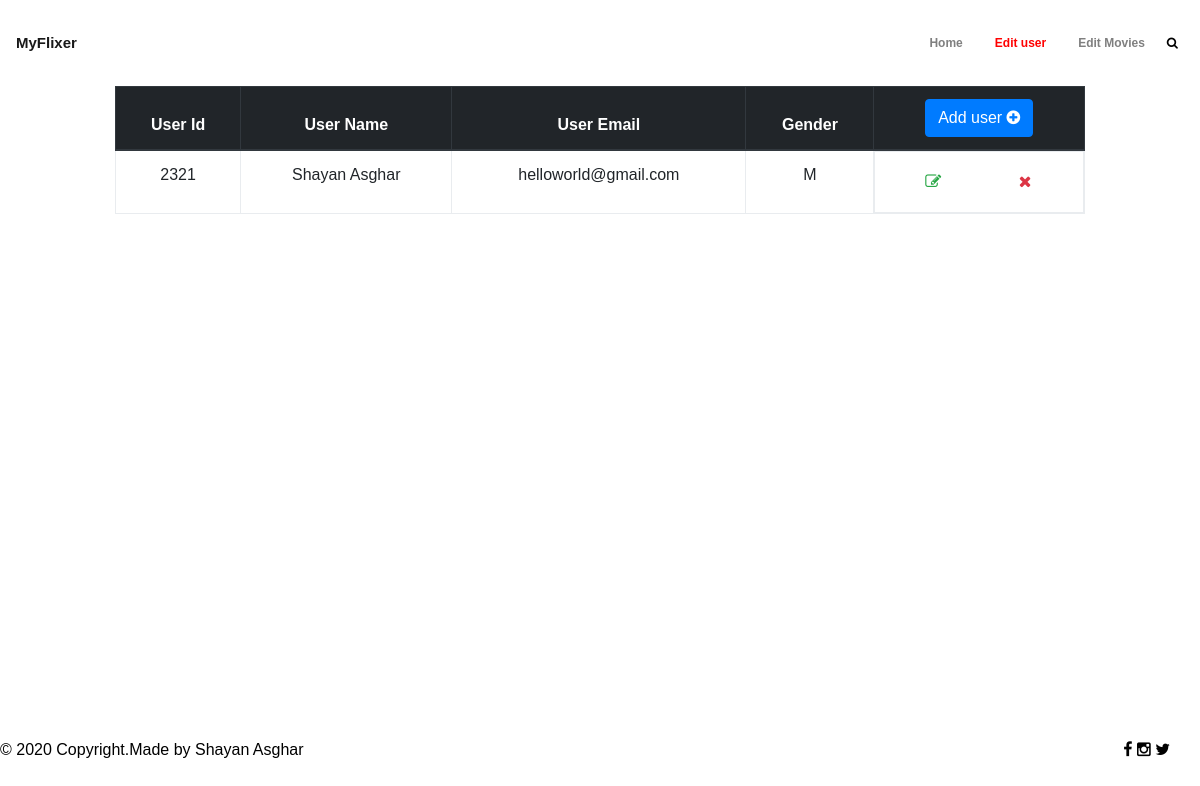
Before: /home/users/ with the older database file.
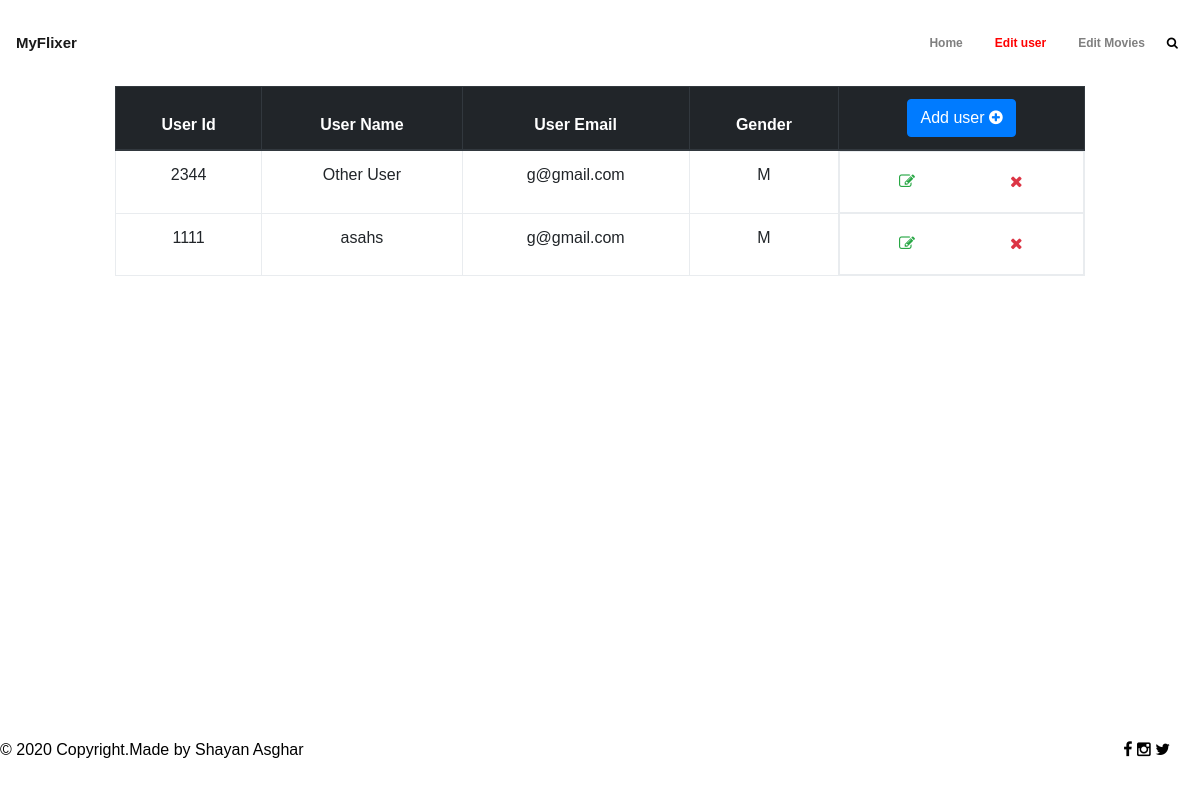
After: the same page with the newer database file.
### Flixer/models.py (models this page shows, shortened)
class User(models.Model):
    user_id = models.CharField(max_length=10, primary_key=True)
    name = models.CharField(max_length=200)
    password = models.CharField(max_length=20)
    gender = models.CharField(max_length=2,
                              choices=[('M', 'Male'),
                                       ('F', 'Female')])
    email = models.EmailField()

### Flixer/views.py (the view)
# urls.py: path('home/users/', views.userPage, name="user-page"),
def userPage(request, added='no'):
    userData = User.objects.all()
    return render(request, 'admin_pages/usersData.html', {'userData': userData, 'added': added})

### Flixer/templates/admin_pages/usersData.html (shortened to what this page needs)
<!DOCTYPE html>
<html lang="en">
	<head>
        {% load static %}
        <link rel="stylesheet" type="text/css" href="{% static 'css/font-awesome.min.css' %}">
		<link rel="stylesheet" type = "text/css" href="{% static 'css/bootstrap.min.css' %}">
		<link rel="stylesheet" type="text/css" href="{% static 'css/styleUser.css' %}">
	</head>
        <body>
		<div class="main">
			<header class="header">
				<nav class="navbar navbar-expand-lg navbar-light py-3">
				  <a class="navbar-brand" href="{% url 'Flixer:home' %}" style="font-size: 15px;"><strong>MyFlixer</strong></a>
				  <div class="collapse navbar-collapse" id="navbarSupportedContent">
				    <ul class="navbar-nav ml-auto" id ="centerUl">
							<li class="nav-item">
				        <a class="nav-link px-3" href="{% url 'Flixer:home' %}">Home</a>
				      </li>
				      <li class="nav-item active">
				        <a class="nav-link px-3" href="{% url 'Flixer:user-page' %}">Edit user</a>
				      </li>
				      <li class="nav-item">
				        <a class="nav-link px-3" href="{% url 'Flixer:movie-page' %}">Edit Movies</a>
				      </li>
                      <li class="nav-item" style="align-self: center">
                          <button class = "buttonSearch" onclick = "show()"><i class ="fa fa-search" ></i></button>
				      </li>
				    </ul>
				  </div>
				</nav>
			</header>
			<div class="content">
				<div class="container-fluid">
                    <div class = "userTable">
                        <table class = "table table-hover table-bordered">
                            <thead class = "thead-dark">
                                <tr>
                                    <th>User Id</th>
                                    <th>User Name</th>
                                    <th>User Email</th>
                                    <th>Gender</th>
                                    <th>
                                    <button type="button" class="btn btn-primary" data-toggle="modal" data-target="#exampleModalCenter">
                                      Add user
                                        <i class = "fa fa-plus-circle"></i>
                                    </button>
                                    </th>
                                </tr>
                            </thead>
                            <tbody>
                                {% for lines in userData %}
                                <tr>
                                        <td id = 'userId{{forloop.counter0}}'>{{ lines.user_id}}</td>
                                        <td>{{ lines.name}}</td>
                                        <td>{{ lines.email}}</td>
                                        <td>{{ lines.gender }}</td>
                                        <td id = "buttonGroup" style = "display: flex; justify-content: space-evenly;">
                                        <div class = "buttonGroupForm">
                                            <button type="button" onclick = "getId('userId{{forloop.counter0}}')" class="btn btn-outline-success" data-toggle="modal" data-target="#modalUserEdit">
                                                <i class = "fa fa-edit"></i>
                                            </button>
                                        </div>
                                        <form class = "buttonGroupForm" method="post" id = "deleteform" onsubmit = "return checkDelete()" action = "{% url 'Flixer:user-delete' %}">
                                            <button class = "btn btn-outline-danger" type="submit" ><i class = "fa fa-remove"></i></button>
                                        </form>
                                        </td>
                                </tr>
                                {% endfor %}
                            </tbody>
                        </table>
                    </div>
				</div>
			</div>
			<footer class="page-footer font-small pt-4">
			  <div class="footer-copyright">
						<div class="linkcopy">
							<a href="#">© 2020 Copyright.Made by Shayan Asghar</a>
						</div>
						<div class="icons">
							<a href="#" class="fa fa-facebook"></a>
							<a href="#" class="fa fa-instagram"></a>
							<a href="#" class="fa fa-twitter"></a>
						</div>
				</div>
			</footer>
        </div>
</body>
</html>

### Flixer/static/css/styleUser.css (style rules this page uses)
body { font-family: sans-serif; }
.main { display: flex; min-height: 100vh; flex-direction: column; }
#buttonGroup .buttonGroupForm { width: 100%; }
.buttonGroupForm button { border: none; width: 100%; background: transparent; }
.content { margin: 0px 100px; display: flex; flex: 1; }
.userTable { text-align: center; }
.buttonSearch { border: none; background-color:transparent; }
#navbarSupportedContent { font-weight: bolder; }
.active a { color: red !important; }
a { color:black; text-decoration: none; }
#centerUl { font-size: 12px; }
.container-fluid { position: relative; }
ul li { list-style: none; margin: 10px 0px; }
.page-footer { font-family: Sans-serif; }
.footer-copyright { display: flex; justify-content: space-between; height: 100px; align-items: center; }
.icons { margin: 0px 30px; }

Changed rows visible on the page:
removed User: user_id "2321", name "Shayan Asghar", email "helloworld@gmail.com", gender "M"
added User: user_id "2344", name "Other User", email "g@gmail.com", gender "M"
added User: user_id "1111", name "asahs", email "g@gmail.com", gender "M"
